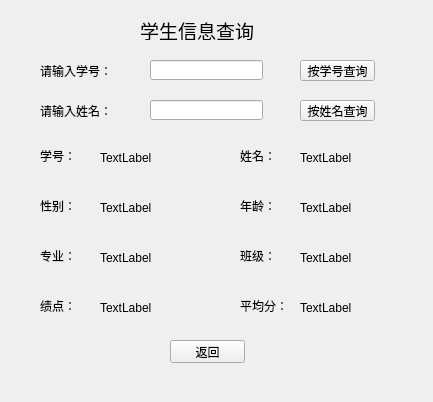
<?xml version="1.0" encoding="UTF-8"?>
<ui version="4.0">
 <class>stu_inforquery</class>
 <widget class="QWidget" name="stu_inforquery">
  <property name="geometry">
   <rect>
    <x>0</x>
    <y>0</y>
    <width>433</width>
    <height>402</height>
   </rect>
  </property>
  <property name="windowTitle">
   <string>Form</string>
  </property>
  <widget class="QLabel" name="label">
   <property name="geometry">
    <rect>
     <x>140</x>
     <y>20</y>
     <width>131</width>
     <height>20</height>
    </rect>
   </property>
   <property name="font">
    <font>
     <pointsize>14</pointsize>
    </font>
   </property>
   <property name="text">
    <string>学生信息查询</string>
   </property>
  </widget>
  <widget class="QLabel" name="label_2">
   <property name="geometry">
    <rect>
     <x>40</x>
     <y>60</y>
     <width>71</width>
     <height>21</height>
    </rect>
   </property>
   <property name="text">
    <string>请输入学号：</string>
   </property>
  </widget>
  <widget class="QLineEdit" name="sno_lineEdit">
   <property name="geometry">
    <rect>
     <x>150</x>
     <y>60</y>
     <width>113</width>
     <height>20</height>
    </rect>
   </property>
  </widget>
  <widget class="QPushButton" name="sno_pushButton">
   <property name="geometry">
    <rect>
     <x>300</x>
     <y>60</y>
     <width>75</width>
     <height>21</height>
    </rect>
   </property>
   <property name="text">
    <string>按学号查询</string>
   </property>
  </widget>
  <widget class="QLabel" name="label_3">
   <property name="geometry">
    <rect>
     <x>40</x>
     <y>100</y>
     <width>71</width>
     <height>21</height>
    </rect>
   </property>
   <property name="text">
    <string>请输入姓名：</string>
   </property>
  </widget>
  <widget class="QLineEdit" name="sname_lineEdit">
   <property name="geometry">
    <rect>
     <x>150</x>
     <y>100</y>
     <width>113</width>
     <height>20</height>
    </rect>
   </property>
  </widget>
  <widget class="QPushButton" name="sname_pushButton">
   <property name="geometry">
    <rect>
     <x>300</x>
     <y>100</y>
     <width>75</width>
     <height>21</height>
    </rect>
   </property>
   <property name="text">
    <string>按姓名查询</string>
   </property>
  </widget>
  <widget class="QLabel" name="label_4">
   <property name="geometry">
    <rect>
     <x>40</x>
     <y>150</y>
     <width>54</width>
     <height>12</height>
    </rect>
   </property>
   <property name="text">
    <string>学号：</string>
   </property>
  </widget>
  <widget class="QLabel" name="noLabel">
   <property name="geometry">
    <rect>
     <x>100</x>
     <y>150</y>
     <width>111</width>
     <height>16</height>
    </rect>
   </property>
   <property name="text">
    <string>TextLabel</string>
   </property>
  </widget>
  <widget class="QLabel" name="label_6">
   <property name="geometry">
    <rect>
     <x>240</x>
     <y>150</y>
     <width>54</width>
     <height>12</height>
    </rect>
   </property>
   <property name="text">
    <string>姓名：</string>
   </property>
  </widget>
  <widget class="QLabel" name="nameLabel">
   <property name="geometry">
    <rect>
     <x>300</x>
     <y>150</y>
     <width>91</width>
     <height>16</height>
    </rect>
   </property>
   <property name="text">
    <string>TextLabel</string>
   </property>
  </widget>
  <widget class="QLabel" name="sexLabel">
   <property name="geometry">
    <rect>
     <x>100</x>
     <y>200</y>
     <width>111</width>
     <height>16</height>
    </rect>
   </property>
   <property name="text">
    <string>TextLabel</string>
   </property>
  </widget>
  <widget class="QLabel" name="label_9">
   <property name="geometry">
    <rect>
     <x>40</x>
     <y>200</y>
     <width>54</width>
     <height>12</height>
    </rect>
   </property>
   <property name="text">
    <string>性别：</string>
   </property>
  </widget>
  <widget class="QLabel" name="ageLabel">
   <property name="geometry">
    <rect>
     <x>300</x>
     <y>200</y>
     <width>101</width>
     <height>16</height>
    </rect>
   </property>
   <property name="text">
    <string>TextLabel</string>
   </property>
  </widget>
  <widget class="QLabel" name="label_11">
   <property name="geometry">
    <rect>
     <x>240</x>
     <y>200</y>
     <width>54</width>
     <height>12</height>
    </rect>
   </property>
   <property name="text">
    <string>年龄：</string>
   </property>
  </widget>
  <widget class="QLabel" name="deptLabel">
   <property name="geometry">
    <rect>
     <x>100</x>
     <y>250</y>
     <width>111</width>
     <height>16</height>
    </rect>
   </property>
   <property name="text">
    <string>TextLabel</string>
   </property>
  </widget>
  <widget class="QLabel" name="label_13">
   <property name="geometry">
    <rect>
     <x>40</x>
     <y>250</y>
     <width>54</width>
     <height>12</height>
    </rect>
   </property>
   <property name="text">
    <string>专业：</string>
   </property>
  </widget>
  <widget class="QLabel" name="classLabel">
   <property name="geometry">
    <rect>
     <x>300</x>
     <y>250</y>
     <width>91</width>
     <height>16</height>
    </rect>
   </property>
   <property name="text">
    <string>TextLabel</string>
   </property>
  </widget>
  <widget class="QLabel" name="label_15">
   <property name="geometry">
    <rect>
     <x>240</x>
     <y>250</y>
     <width>54</width>
     <height>12</height>
    </rect>
   </property>
   <property name="text">
    <string>班级：</string>
   </property>
  </widget>
  <widget class="QLabel" name="pointLabel">
   <property name="geometry">
    <rect>
     <x>100</x>
     <y>300</y>
     <width>111</width>
     <height>16</height>
    </rect>
   </property>
   <property name="text">
    <string>TextLabel</string>
   </property>
  </widget>
  <widget class="QLabel" name="label_17">
   <property name="geometry">
    <rect>
     <x>40</x>
     <y>300</y>
     <width>54</width>
     <height>12</height>
    </rect>
   </property>
   <property name="text">
    <string>绩点：</string>
   </property>
  </widget>
  <widget class="QLabel" name="avgLabel">
   <property name="geometry">
    <rect>
     <x>300</x>
     <y>300</y>
     <width>91</width>
     <height>16</height>
    </rect>
   </property>
   <property name="text">
    <string>TextLabel</string>
   </property>
  </widget>
  <widget class="QLabel" name="label_19">
   <property name="geometry">
    <rect>
     <x>240</x>
     <y>300</y>
     <width>54</width>
     <height>12</height>
    </rect>
   </property>
   <property name="text">
    <string>平均分：</string>
   </property>
  </widget>
  <widget class="QPushButton" name="backButton">
   <property name="geometry">
    <rect>
     <x>170</x>
     <y>340</y>
     <width>75</width>
     <height>23</height>
    </rect>
   </property>
   <property name="text">
    <string>返回</string>
   </property>
  </widget>
 </widget>
 <resources/>
 <connections/>
</ui>
